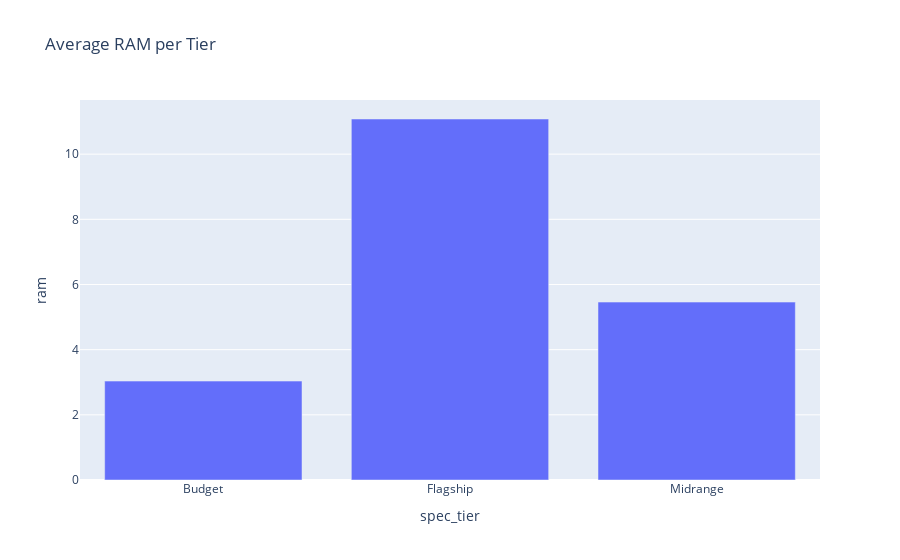
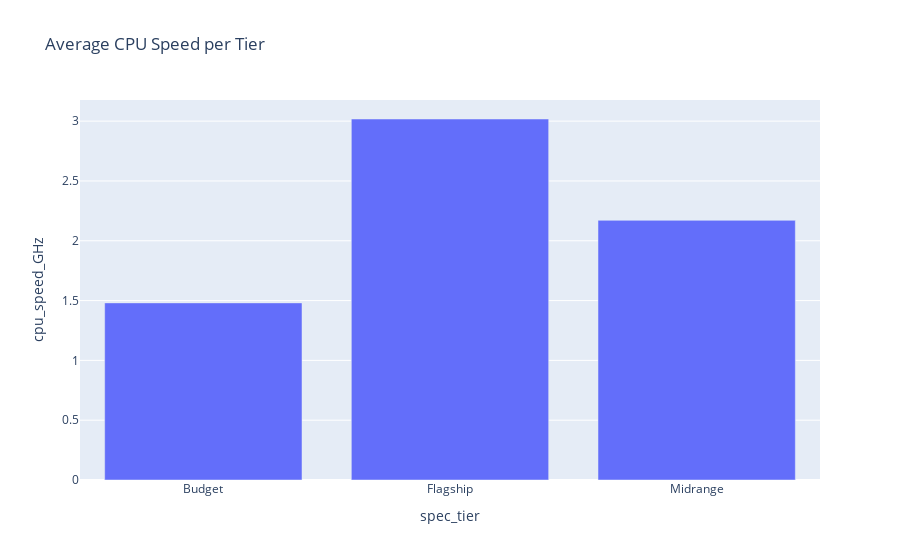
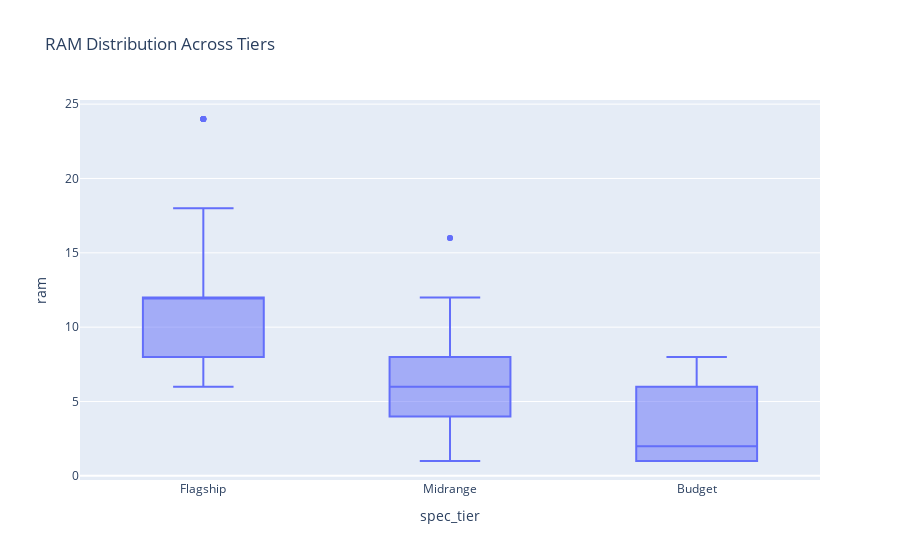
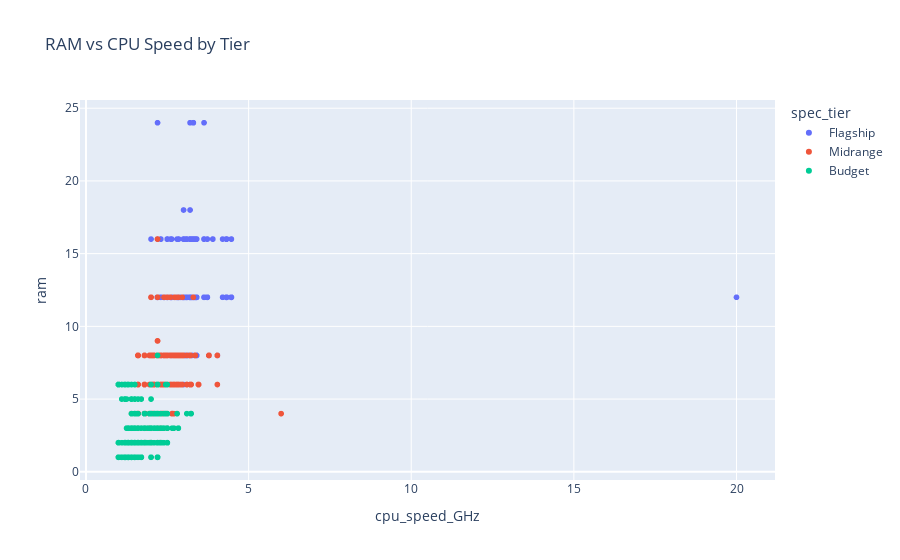

The code cell stored with these charts, in order, in its notebook:
### Code cell
import plotly.express as px

# --- Average RAM per Tier ---
fig1 = px.bar(
    df_final.groupby('spec_tier')['ram'].mean().reset_index(),
    x='spec_tier',
    y='ram',
    title='Average RAM per Tier'
)
fig1.show()

# --- Average CPU Speed per Tier ---
fig2 = px.bar(
    df_final.groupby('spec_tier')['cpu_speed_GHz'].mean().reset_index(),
    x='spec_tier',
    y='cpu_speed_GHz',
    title='Average CPU Speed per Tier'
)
fig2.show()

# --- Boxplot: RAM distribution ---
fig3 = px.box(
    df_final,
    x='spec_tier',
    y='ram',
    title='RAM Distribution Across Tiers'
)
fig3.show()

# --- Scatter Plot: RAM vs CPU Speed ---
fig4 = px.scatter(
    df_final,
    x='cpu_speed_GHz',
    y='ram',
    color='spec_tier',
    title='RAM vs CPU Speed by Tier',
    hover_name='brand',
    hover_data=['internal_storage','battery_mAh']
)
fig4.show()

### Figure 1 — Plotly figure (JSON) as saved in the notebook; plotly's stock layout.template omitted (floating-point values rounded to 4 significant figures)
{"data": [{"hovertemplate": "spec_tier=%{x}<br>ram=%{y}<extra></extra>", "legendgroup": "", "marker": {"color": "#636efa", "pattern": {"shape": ""}}, "name": "", "orientation": "v", "showlegend": false, "textposition": "auto", "type": "bar", "x": ["Budget", "Flagship", "Midrange"], "xaxis": "x", "y": [3.035, 11.08, 5.46], "yaxis": "y"}], "layout": {"barmode": "relative", "legend": {"tracegroupgap": 0}, "title": {"text": "Average RAM per Tier"}, "xaxis": {"anchor": "y", "domain": [0, 1], "title": {"text": "spec_tier"}}, "yaxis": {"anchor": "x", "domain": [0, 1], "title": {"text": "ram"}}}}

### Figure 2 — Plotly figure (JSON) as saved in the notebook; plotly's stock layout.template omitted (floating-point values rounded to 4 significant figures)
{"data": [{"hovertemplate": "spec_tier=%{x}<br>cpu_speed_GHz=%{y}<extra></extra>", "legendgroup": "", "marker": {"color": "#636efa", "pattern": {"shape": ""}}, "name": "", "orientation": "v", "showlegend": false, "textposition": "auto", "type": "bar", "x": ["Budget", "Flagship", "Midrange"], "xaxis": "x", "y": [1.481, 3.018, 2.171], "yaxis": "y"}], "layout": {"barmode": "relative", "legend": {"tracegroupgap": 0}, "title": {"text": "Average CPU Speed per Tier"}, "xaxis": {"anchor": "y", "domain": [0, 1], "title": {"text": "spec_tier"}}, "yaxis": {"anchor": "x", "domain": [0, 1], "title": {"text": "cpu_speed_GHz"}}}}

### Figure 3 — Plotly figure (JSON) as saved in the notebook; plotly's stock layout.template omitted (floating-point values rounded to 4 significant figures; data arrays with more than 128 entries replaced by an {"elided": "..."} marker saying what was removed)
{"data": [{"alignmentgroup": "True", "hovertemplate": "spec_tier=%{x}<br>ram=%{y}<extra></extra>", "legendgroup": "", "marker": {"color": "#636efa"}, "name": "", "notched": false, "offsetgroup": "", "orientation": "v", "showlegend": false, "type": "box", "x": {"elided": "4144 str values"}, "x0": " ", "xaxis": "x", "y": {"elided": "4144 float values"}, "y0": " ", "yaxis": "y"}], "layout": {"boxmode": "group", "legend": {"tracegroupgap": 0}, "title": {"text": "RAM Distribution Across Tiers"}, "xaxis": {"anchor": "y", "domain": [0, 1], "title": {"text": "spec_tier"}}, "yaxis": {"anchor": "x", "domain": [0, 1], "title": {"text": "ram"}}}}

### Figure 4 — Plotly figure (JSON) as saved in the notebook; plotly's stock layout.template omitted (floating-point values rounded to 4 significant figures; data arrays with more than 128 entries replaced by an {"elided": "..."} marker saying what was removed)
{"data": [{"customdata": {"elided": "1027x2 float values"}, "hovertemplate": "<b>%{hovertext}</b><br><br>spec_tier=Flagship<br>cpu_speed_GHz=%{x}<br>ram=%{y}<br>internal_storage=%{customdata[0]}<br>battery_mAh=%{customdata[1]}<extra></extra>", "hovertext": {"elided": "1027 str values"}, "legendgroup": "Flagship", "marker": {"color": "#636efa", "symbol": "circle"}, "mode": "markers", "name": "Flagship", "showlegend": true, "type": "scattergl", "x": {"elided": "1027 float values"}, "xaxis": "x", "y": {"elided": "1027 float values"}, "yaxis": "y"}, {"customdata": {"elided": "1874x2 float values"}, "hovertemplate": "<b>%{hovertext}</b><br><br>spec_tier=Midrange<br>cpu_speed_GHz=%{x}<br>ram=%{y}<br>internal_storage=%{customdata[0]}<br>battery_mAh=%{customdata[1]}<extra></extra>", "hovertext": {"elided": "1874 str values"}, "legendgroup": "Midrange", "marker": {"color": "#EF553B", "symbol": "circle"}, "mode": "markers", "name": "Midrange", "showlegend": true, "type": "scattergl", "x": {"elided": "1874 float values"}, "xaxis": "x", "y": {"elided": "1874 float values"}, "yaxis": "y"}, {"customdata": {"elided": "1243x2 float values"}, "hovertemplate": "<b>%{hovertext}</b><br><br>spec_tier=Budget<br>cpu_speed_GHz=%{x}<br>ram=%{y}<br>internal_storage=%{customdata[0]}<br>battery_mAh=%{customdata[1]}<extra></extra>", "hovertext": {"elided": "1243 str values"}, "legendgroup": "Budget", "marker": {"color": "#00cc96", "symbol": "circle"}, "mode": "markers", "name": "Budget", "showlegend": true, "type": "scattergl", "x": {"elided": "1243 float values"}, "xaxis": "x", "y": {"elided": "1243 float values"}, "yaxis": "y"}], "layout": {"legend": {"title": {"text": "spec_tier"}, "tracegroupgap": 0}, "title": {"text": "RAM vs CPU Speed by Tier"}, "xaxis": {"anchor": "y", "domain": [0, 1], "title": {"text": "cpu_speed_GHz"}}, "yaxis": {"anchor": "x", "domain": [0, 1], "title": {"text": "ram"}}}}
